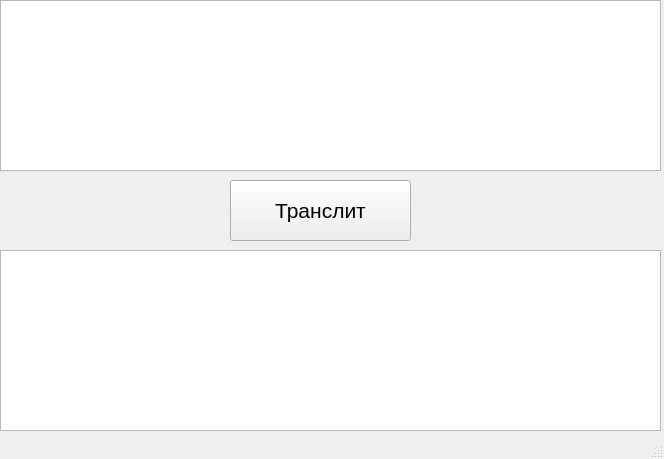
<?xml version="1.0" encoding="UTF-8"?>
<ui version="4.0">
 <class>MainWindow</class>
 <widget class="QMainWindow" name="MainWindow">
  <property name="geometry">
   <rect>
    <x>0</x>
    <y>0</y>
    <width>664</width>
    <height>459</height>
   </rect>
  </property>
  <property name="windowTitle">
   <string>Транслит</string>
  </property>
  <widget class="QWidget" name="centralwidget">
   <widget class="QTextEdit" name="textEdit_1">
    <property name="geometry">
     <rect>
      <x>0</x>
      <y>0</y>
      <width>661</width>
      <height>171</height>
     </rect>
    </property>
    <property name="font">
     <font>
      <pointsize>11</pointsize>
     </font>
    </property>
    <property name="html">
     <string>&lt;!DOCTYPE HTML PUBLIC &quot;-//W3C//DTD HTML 4.0//EN&quot; &quot;http://www.w3.org/TR/REC-html40/strict.dtd&quot;&gt;
&lt;html&gt;&lt;head&gt;&lt;meta name=&quot;qrichtext&quot; content=&quot;1&quot; /&gt;&lt;style type=&quot;text/css&quot;&gt;
p, li { white-space: pre-wrap; }
&lt;/style&gt;&lt;/head&gt;&lt;body style=&quot; font-family:'Noto Sans'; font-size:11pt; font-weight:400; font-style:normal;&quot;&gt;
&lt;p style=&quot;-qt-paragraph-type:empty; margin-top:0px; margin-bottom:0px; margin-left:0px; margin-right:0px; -qt-block-indent:0; text-indent:0px;&quot;&gt;&lt;br /&gt;&lt;/p&gt;&lt;/body&gt;&lt;/html&gt;</string>
    </property>
   </widget>
   <widget class="QTextEdit" name="textEdit_2">
    <property name="geometry">
     <rect>
      <x>0</x>
      <y>250</y>
      <width>661</width>
      <height>181</height>
     </rect>
    </property>
    <property name="font">
     <font>
      <pointsize>11</pointsize>
     </font>
    </property>
   </widget>
   <widget class="QPushButton" name="pushButton">
    <property name="geometry">
     <rect>
      <x>230</x>
      <y>180</y>
      <width>181</width>
      <height>61</height>
     </rect>
    </property>
    <property name="font">
     <font>
      <pointsize>16</pointsize>
     </font>
    </property>
    <property name="text">
     <string>Транслит</string>
    </property>
   </widget>
  </widget>
  <widget class="QStatusBar" name="statusbar"/>
 </widget>
 <resources/>
 <connections/>
</ui>
